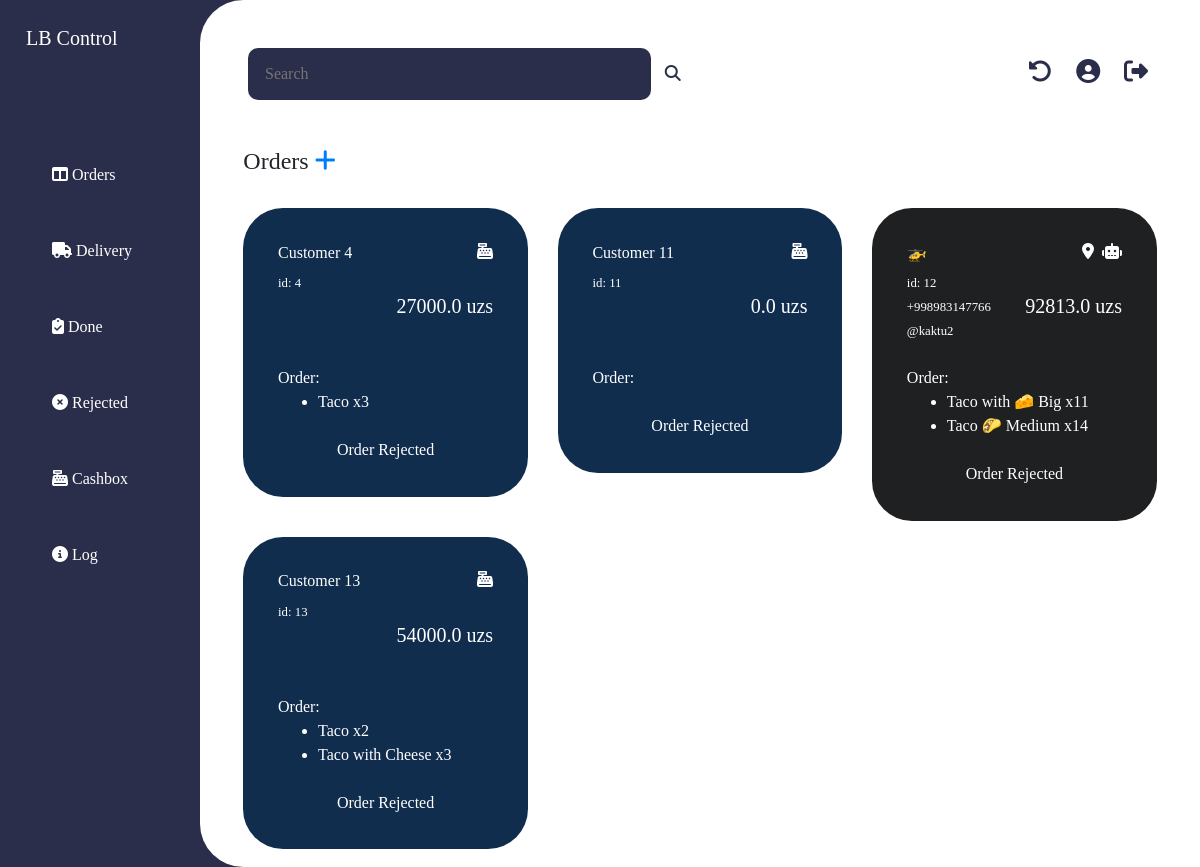
The app's page /dashboard/reject (signed in) with its own data.
### bot/models.py (models this page shows, shortened)
class Order(models.Model):
	customer_id = models.IntegerField(default = 0)
	customer_username = models.CharField(max_length = 100)
	customer_phone = models.CharField(max_length = 30)
	customer_location = models.CharField(max_length = 40)
	customer_name = models.CharField(max_length = 100)
	order = models.JSONField(default = list)
	source = models.CharField(max_length = 10, default = 'cash-register')
	price = models.FloatField(max_length = 30)
	status = models.CharField(max_length = 10, default = 'pending')
	date = models.DateTimeField()

### interface/views.py (the view)
# urls.py: path('dashboard/<str:status>', views.dashboard, name = 'dashboard'),
@login_required
def dashboard(request, status):
	orders = Order.objects.filter(status = status)
	return render(request, 'dashboard.html', {'orders': orders})

### interface/templatetags/order-filters.py (called while the page is built)
@register.filter
def parser(item):
	try:
		return json.loads(item)
	except Exception as e:
		pass

### interface/templates/dashboard.html (shortened to what this page needs)
<!DOCTYPE html>
<html lang="en">
<head>
	{% load static %}
	<link rel="stylesheet" href="{% static 'style.css' %}">
	<link rel="stylesheet" href="https://stackpath.bootstrapcdn.com/bootstrap/4.4.1/css/bootstrap.min.css">
	{% load order-filters %}
</head>
<body>
	<div class="container-fluid">
		<div class="row">
			<div class="col-md-2 p-0 m-0">
				<div class="sidebar">
					<h5 style="color: white;">LB Control</h5>
					<ul class="sidebar-menu">
						<li><a href="{% url 'dashboard' 'pending' %}" class="sidebar-menu-item active"><span class="fas fa-columns"></span> Orders</a></li>
						<li><a href="{% url 'dashboard' 'delivery' %}" class="sidebar-menu-item"><span class="fas fa-truck"></span> Delivery</a></li>
						<li><a href="{% url 'dashboard' 'done' %}" class="sidebar-menu-item"><span class="fas fa-clipboard-check"></span> Done</a></li>
						<li><a href="{% url 'dashboard' 'reject' %}" class="sidebar-menu-item"><span class="fas fa-times-circle"></span> Rejected</a></li>
						<li><a href="{% url 'cashbox' %}" class="sidebar-menu-item"><span class="fas fa-cash-register"></span> Cashbox</a></li>
						<li><a href="" class="sidebar-menu-item"><span class="fas fa-info-circle"></span> Log</a></li>
					</ul>
				</div>
			</div>
			<div class="col-md-10 p-0">
				<div class="content">
					<div class="status-bar">
						<form class="search-form">
							<input type="text" placeholder="Search">
							<button type="submit"><span class="fas fa-search"></span></button>
						</form>
						<div class="user-info text-right">
							<a href="{% url 'dashboard' 'pending' %}"><span class="fas fa-undo-alt"></span></a>
							<a href=""><span class="fas fa-user-circle"></span></a>
							<a href=""><span class="fas fa-sign-out-alt"></span></a>
						</div>
					</div>
					{% block main %}
						<h4>Orders <a href="{% url 'add' %}"><span class="fas fa-plus"></span></a></h4>
						<div class="row mt-3">
							{% if orders %}
							{% for order in orders %}
								<div class="col-md-4 mt-3">
									<div class="order-card order-card-{{order.source}}">
										<h6>
											{{order.customer_name}}
											{% if 'robot' in order.source %}
											<span style="float: right;" class="fas fa-{{order.source}}"></span>
											<a><span style="float: right;" class="fas fa-map-marker-alt">&ensp;</span></a>
											{% else %}
											<span style="float: right;" class="fas fa-{{order.source}}"></span>
											{% endif %}
										</h6>
										<small>id: {{order.id}}</small><br>
										<small>{{order.customer_phone}} <h5 style="float: right;">{{order.price}} uzs</h5></small><br>
										<small>{{order.customer_username}}</small><br><br>
										<p class="m-0">Order:</p>
										<ul>
											{% for item in order.order|parser %}
												<li>{{item}}</li>
											{% endfor %}
										</ul>
										{% if 'done' in order.status %}
											<div class="order-card-footer text-center mt-4">
												Order Done
											</div>
										{% elif 'reject' in order.status %}
											<div class="order-card-footer text-center mt-4">
												Order Rejected
											</div>
										{% else %}
											<div class="order-card-footer text-center mt-4">
												<a href="{% url 'orderValidation' order.id 'reject' %}" class="order-card-reject-button">Reject</a>
												<a href="{% url 'orderValidation' order.id 'done' %}" class="order-card-done-button">Done</a>
											</div>
										{% endif %}
									</div>
								</div>
							{% endfor %}
							{% else %}
								<div class="col-md-12">No orders</div>
							{% endif %}
						</div>
					{% endblock %}
				</div>
			</div>
		</div>
	</div>
</body>
</html>

### interface/static/style.css (style rules this page uses)
* { transition: .3s ease; font-family: Segoe; }
.container-fluid { background: #2B2E4A; }
.sidebar { height: 100vh; width: 100%; padding: 3vh; margin: 0; }
.sidebar-menu { margin-top: 10vh; padding: 0; width: 100%; list-style: none; }
.sidebar-menu li { width: 100%; }
.sidebar-menu-item { display: block; width: 100%; height: 100%; padding: 3vh; text-decoration: none; color: white; border-radius: 10px; }
.content { background: white; width: 100%; height: 100vh; border-top-left-radius: 5vh; border-bottom-left-radius: 5vh; padding: 5vh; overflow-y: scroll; }
.status-bar { width: 100%; height: 7vh; margin-bottom: 5vh; }
.search-form { width: 50%; height: 7vh; padding: .5vh; border: 0; float: left; }
.search-form input { width: 90%; height: 6vh; border: 0; padding: 2vh; border-radius: 10px; background: #2B2E4A; color: white; }
.search-form button { width: 8%; height: 6vh; border: 0; background: none; color: #2B2E4A; }
.user-info { width: 50%; height: 7vh; float: right; font-size: 3vh; padding: 1vh; }
.user-info a { color: #2B2E4A; margin-left: 2vh; }
.order-card { width: 100%; height: auto; padding: 4vh; color: white; border-radius: 40px; }
.order-card a { padding: 1vh 6vh; text-align: center; color: white; text-decoration: none; border-radius: 10px; }
.order-card-cash-register { background: #112D4E; }
.order-card-robot { background: #1E2022; }

### records on screen
Order: customer_name "Customer 4", id "4", price "27000.0", order "Taco x3", status "Order Rejected"
Order: customer_name "Customer 11", id "11", price "0.0", status "Order Rejected"
Order: customer_name "🚁", id "12", customer_phone "+998983147766", price "92813.0", customer_username "@kaktu2", order "Taco with 🧀 Big x11" "Taco 🌮 Medium x14", status "Order Rejected"
Order: customer_name "Customer 13", id "13", price "54000.0", order "Taco x2" "Taco with Cheese x3", status "Order Rejected"
